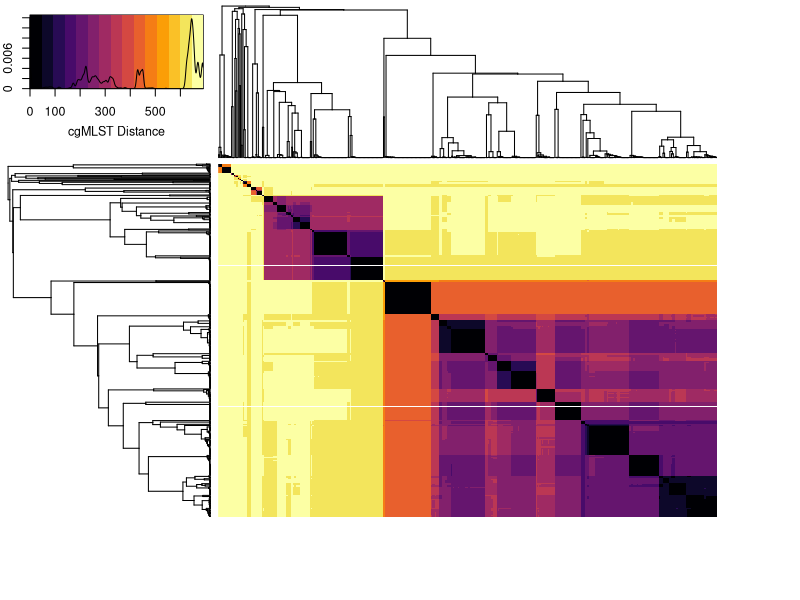

Write the R code that produced this figure. (Note: this script raises an error after producing the figure.)
## ---- chunk 1
knitr::opts_chunk$set(echo = FALSE)
library(DiagrammeR)
library(ggplot2)
library(gplots)
library(viridis)

## ---- chunk 2
grViz("digraph flowchart {
      node [fontname = Helvectica, shape = rectangle]
      tab1 [label = '@@1']
      tab2 [label = '@@2']
      tab3 [label = '@@3']
    
      
      #edge definitions with the node
      tab1 -> tab2 -> tab3;
      }

      [1]: 'Raccoons (n= 1096) live-trapped and fecal samples obtained'
      [2]: 'Campylobacter species isolated using passive membrane filtration\\nand the species identity confirmed with multiplex PCR.'
      [3]: 'CGF performed on all Campylobacter isolates to\\nobtain binary fingerpints, which were assigned a subtype.'
      
      ")
## ---- chunk 3
grViz("digraph flowchart {
                 node [fontname = Helvectica, shape = rectangle,
                 fontsize = 30]
                 tab1 [label = '@@1']
                 tab2 [label = '@@2']
                 tab3 [label = '@@3']
                 tab4 [label = '@@4']
                 tab5 [label = '@@5']
                 tab6 [label = '@@6']
                 tab7 [label = '@@7']
                 tab8 [label = '@@8']
                 tab9 [label = '@@9']
                 
                 
                 tab1 -> tab9;
                 tab9 -> tab4;
                 tab9 -> tab2 ->  tab6 -> tab8 -> tab3 -> tab5;
                 tab6 -> tab7
}

[1]: '895 isolates sequenced on NextSeq platform.'
[2]: 'Genomes (614) with complete allele calls across all loci.\\nLoci (685) with complete alleles across all genomes.'
[3]: 'Pairwise genome comparisons\\nto calculate genetic similarity\\nusing GrapeTree.'
[4]: 'Genomes and loci with missing,\\n truncated, or short alleles discarded.'
[5]: 'Distance matrix'
[6]: 'CGF profiles compared with eCGF'
[7]: 'Mismatches discarded.'
[8]: 'Postive match between CGF and eCGF\\n(n=589).'
[9]: 'cgMLST allele calls.'
")
## ---- chunk 4
distancemat <- as.matrix(read.csv("data/Genomes_A_DM.csv", row.names=1, header = TRUE))

heatmap.2(distancemat,
          distfun = function(x) {as.dist(x)},
          symm=TRUE,
          tracecol = NA,
          revC=TRUE,
          col = viridis::inferno,
          denscol = 'black',
          labRow = FALSE,
          labCol = FALSE,
          density.info = 'density',
          key.title = NA,
          key.ylab = NA,
          key.xlab = "cgMLST Distance",
          #key.ytickfun = function(x) {list(NA)}
          )
## ---- chunk 5
knitr::include_graphics('./images/sameCGF.png')

## ---- chunk 6
simvstime <- read.csv("data/distance_dayst.csv", header = TRUE)

ggplot(simvstime,
       aes(x = reorder(Cluster, -AverageDistance),
           y = AverageDistance)) +
  geom_bar(stat = "identity", color = "black", 
           width = 1, fill = "#008080") +
  labs(x = "CGF Cluster Identity",
       y = "Average Distance") +
  theme_bw() +
  theme(axis.text.x = element_blank())

#38 CGF clusters

## ---- chunk 7
simvstime <- read.csv("data/distance_dayst.csv", header = TRUE)

ggplot(simvstime,
       aes(x = Day.STDev,
           y = AverageDistance)) +
  geom_point(aes(size = Obs),
             alpha = 0.8,
             stroke = 1,
             shape = 1) +
  labs(x = "Standard Deviation of Time",
       y = "Average Distance",
       size = "Observations") +
  theme_classic()


## ---- chunk 8
knitr::write_bib(c('knitr','rmarkdown','posterdown','pagedown'), 'packages.bib')
